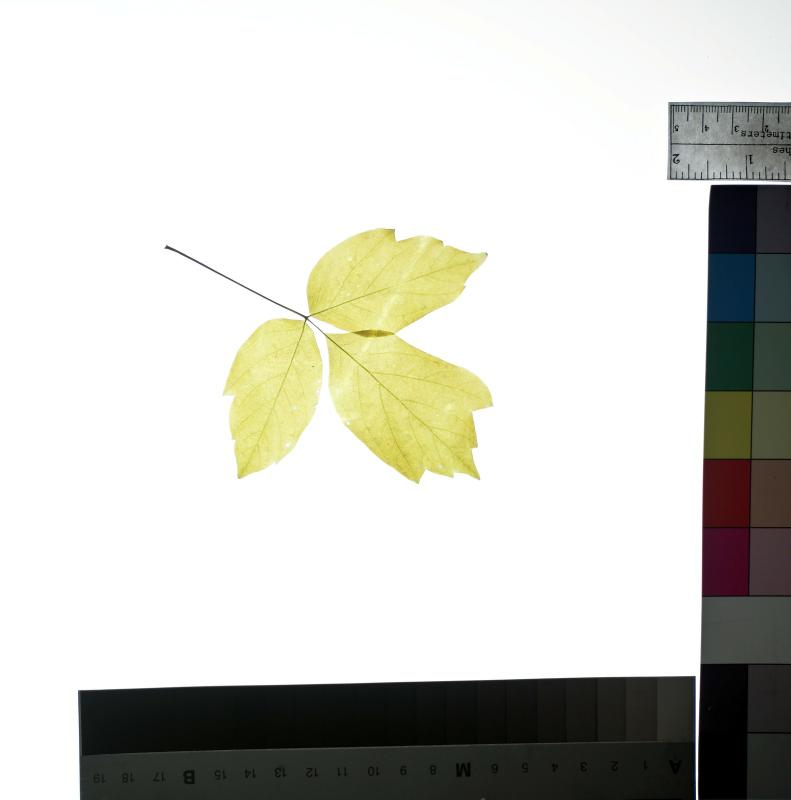
#> input picture SamplePlant.jpg, 791 x 800 px
$ jupyter execute --allow-errors 'Final Plant Classification Model.ipynb'   (older library calls are emulated)
#> lines starting #> are read from the running program, lines starting #| are printed output that depends on the picture; after the words box and inside, x2 and y2 are one past the last pixel; in counts of white or black regions, pixels touching at a corner belong together
[cell 1]
# Import Required Models

import cv2
import numpy as np
import mahotas as mt
import matplotlib.pyplot as plt

[cell 2]
# This is a sample lab image that's used for demonstration purposes

img = cv2.imread('SamplePlant.jpg', 0)
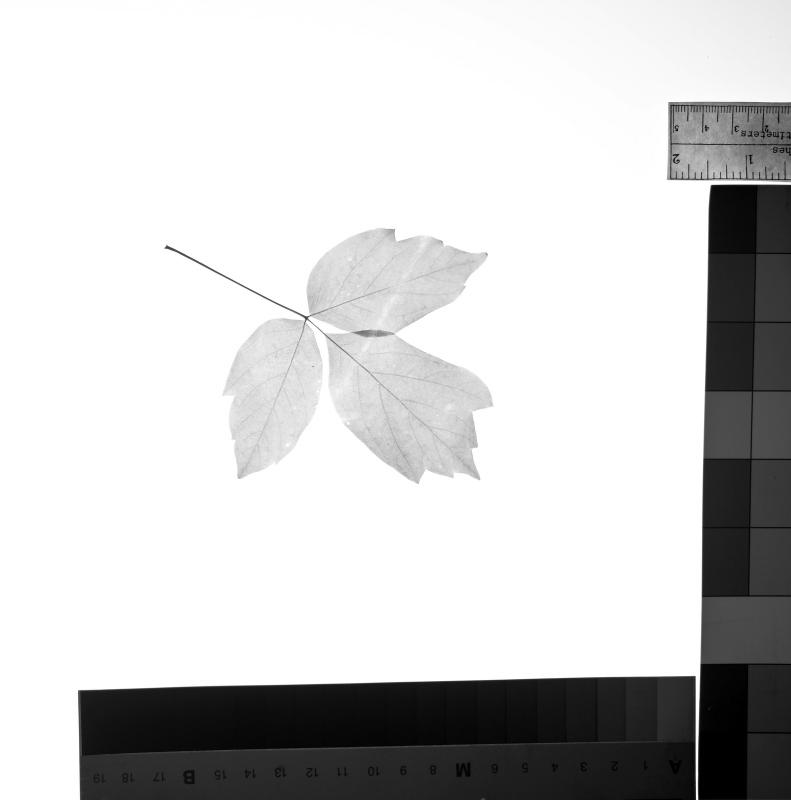
#> img: shape (800, 791); min 0, max 255, mean 205.3
plt.title("'Sample Lab Image'")
plt.imshow(img, cmap="gray")

# Image Preprocessing

[cell 3]
# Cropping and Resizing the Image in order to get rid of Paint bar

[cell 4]
def crop(image):

    # Getting resolution of image
    img_y_axis = image.shape[0]
#> img_y_axis = 800
    img_x_axis = image.shape[1]
#> img_x_axis = 791

    # We only need the leaf and no the Paint bar

    # Removing the paint bar from the Right
    img_x_axis = img_x_axis - 170
#> img_x_axis = 621

    # For y axis we have variable lengths. Mostly between the range of 600 - 900

    # Case where the num of pixels is in the dimension range between 700 and 770
    if 700 < img_y_axis < 770:
        img_y_axis = img_y_axis - 160

    # Case where the num of pixels is bigger then range
    elif img_y_axis >= 770:
        img_y_axis = img_y_axis - 185
#> img_y_axis = 615

    # Case where the num of pixels is small then range
    else:
        img_y_axis = img_y_axis - 145

    # Cropping the image to values computed above
    cropped_img = image[0:img_y_axis, 0:img_x_axis]
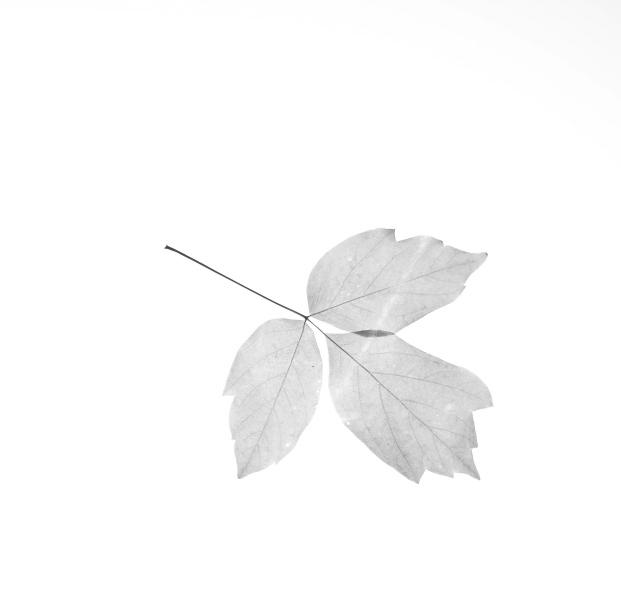
#> cropped_img: shape (615, 621); min 60, max 255, mean 250.3

    # Resizing image while maintaining aspect ratio using 'cv2.INTER_AREA'
    cropped_img = cv2.resize(cropped_img, (500, 500), interpolation=cv2.INTER_AREA)
#> cropped_img: shape (500, 500)

    return cropped_img

[cell 5]
# This is the cropped image

img = cv2.imread('SamplePlant.jpg', 0)
img = crop(img)
plt.title("'Cropped Image'")
plt.imshow(img, cmap="gray")

[cell 6]
# Following Filters were used

# Mean filter
def meanF(image):
    img = crop(image)
    im2 = cv2.blur(img, (5, 5))
    return im2


# Gaussian Filter
def gaussianF(image):
    img = crop(image)
    im2 = cv2.GaussianBlur(img, (5, 5), 0)
    return im2


# Median Filter
def medianF(image):
    img = crop(image)
    im2 = cv2.medianBlur(img, 5)
    return im2


# Bilateral Filter
def bilateralF(image):
    img = crop(image)
    im2 = cv2.bilateralFilter(img, 9, 5, 5)
    return im2

[cell 7]
# Applying Mean Filter

img = cv2.imread('SamplePlant.jpg', 0)
img = meanF(img)
plt.title("'Mean Filtered Image'")
plt.imshow(img, cmap="gray")

[cell 8]
# Applying Gaussian Filter

img = cv2.imread('SamplePlant.jpg', 0)
img = gaussianF(img)
plt.title("'Gaussian Filtered Image'")
plt.imshow(img, cmap="gray")

[cell 9]
# Applying Median Filter

img = cv2.imread('SamplePlant.jpg', 0)
img = medianF(img)
plt.title("'Median Filtered Image'")
plt.imshow(img, cmap="gray")

[cell 10]
# Applying Bilateral Filter

img = cv2.imread('SamplePlant.jpg', 0)
img = bilateralF(img)
plt.title("'Bilateral Filtered Image'")
plt.imshow(img, cmap="gray")

[cell 11]
# Stage 2 of Preprocessing - Image enhancement with Histogram Equalization

[cell 12]
# Equalization techniques

# Global Histogram Equalization Method
def histogram_equalization(image):
    filtered_image = bilateralF(image)
    equ = cv2.equalizeHist(filtered_image)
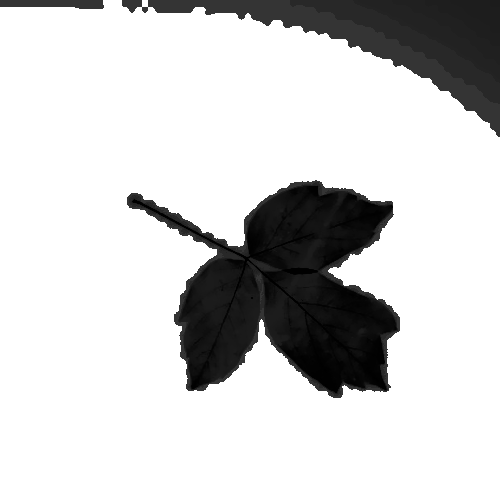
#> equ: shape (500, 500); min 0, max 255, mean 208.7
    return equ

# Adaptive Histogram Equalization
def clahe_equalization_Image(image):
    filtered_image = bilateralF(image)
    clahe = cv2.createCLAHE(clipLimit=2.0, tileGridSize=(20, 20))
    cl1 = clahe.apply(filtered_image)
    return cl1

[cell 13]
# Applying Global Histogram Equalization

img = cv2.imread('SamplePlant.jpg', 0)
img = histogram_equalization(img)
plt.title("'Global Histogram Equalization Applied'")
plt.imshow(img, cmap="gray")

[cell 14]
# Applying CLAHE

img = cv2.imread('SamplePlant.jpg', 0)
img = clahe_equalization_Image(img)
plt.title("'CLAHE Applied'")
plt.imshow(img, cmap="gray")

# Image Segmentation

[cell 15]
# Thresholding Techniques

def simple_thresholding(image):
    img = clahe_equalization_Image(image)
    mean = img.mean()
#> mean = 249
    ret3, thresh = cv2.threshold(img, (mean/2)+10, 255, cv2.THRESH_BINARY_INV)
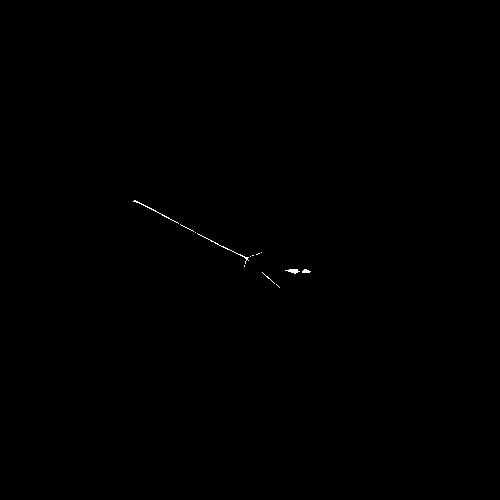
#> thresh: shape (500, 500); 0.1% white in thin lines or dots, all inside (x1, y1, x2, y2) = (133, 200, 311, 288)
#> ret3 = 134
    return thresh


def otsu_binary_thresholding(image):
    img = clahe_equalization_Image(image)
    mean = img.mean()
#> mean = 249
    ret3, thresh = cv2.threshold(img, 0, 255, cv2.THRESH_BINARY_INV + cv2.THRESH_OTSU)
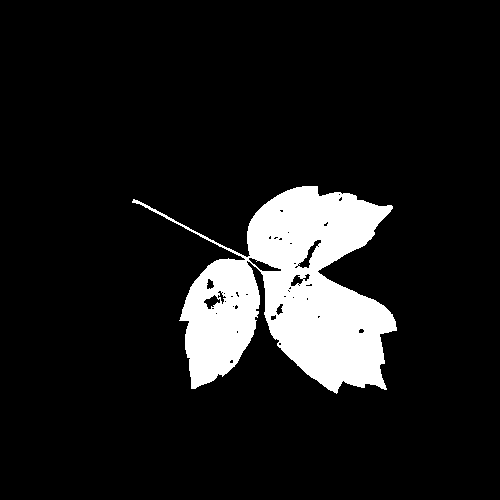
#> thresh: shape (500, 500); 10.7% white; 1 white region, box (x1, y1, x2, y2) and area: (132, 186, 397, 394) 26711
#> ret3 = 228
    return thresh


def closing(image):
    img = otsu_binary_thresholding(image)
    kernel = np.ones((40, 40), np.uint8)
    closing = cv2.morphologyEx(img, cv2.MORPH_CLOSE, kernel)
#> closing: shape (500, 500); 12.3% white; 1 white region, box (x1, y1, x2, y2) and area: (133, 187, 398, 395) 30709
    closing = cv2.morphologyEx(img, cv2.MORPH_DILATE, np.ones((7, 7), np.uint8))
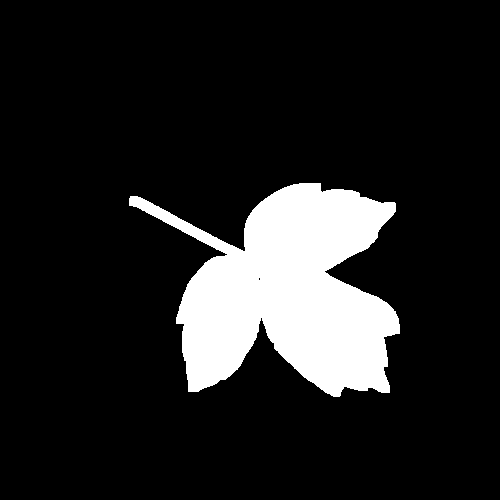
#> closing: shape (500, 500); 13% white; 1 white region, box (x1, y1, x2, y2) and area: (129, 183, 400, 397) 32549
    return closing

[cell 16]
# Applying Simple Thresholding

img = cv2.imread('SamplePlant.jpg', 0)
img = simple_thresholding(img)
plt.title("'Simple Thresholding'")
plt.imshow(img, cmap="gray")

[cell 17]
# Applying OTSU's Thresholding

img = cv2.imread('SamplePlant.jpg', 0)
img = otsu_binary_thresholding(img)
plt.title("'OTSU's Thresholding")
plt.imshow(img, cmap="gray")

[cell 18]
# Applying morphological Closing and dilation After Thresholding

img = cv2.imread('SamplePlant.jpg', 0)
img = closing(img)
plt.title("'Morphological Closing")
plt.imshow(img, cmap="gray")

[cell 19]
# Edge Detection Techniques

def sobel_edge_detection(image):    # Using Sobel method
    processed_image = closing(image)
    sobelx = cv2.Sobel(processed_image, cv2.CV_64F, 1, 0, ksize=5)
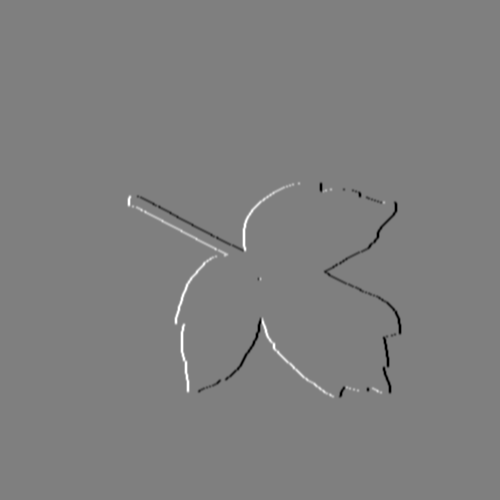
#> sobelx: shape (500, 500) float64; min -12240, max 12240, mean 0; drawn with min black and max white
    abs_sobelx = np.absolute(sobelx)
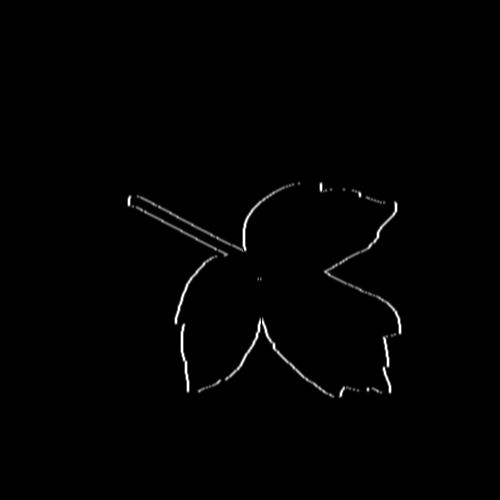
#> abs_sobelx: shape (500, 500) float64; min 0, max 12240, mean 92.2; drawn with min black and max white
    sobel_unit = np.uint8(abs_sobelx)
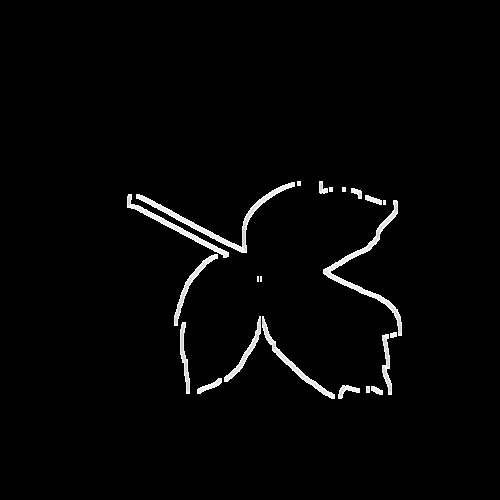
#> sobel_unit: shape (500, 500); min 0, max 255, mean 5.5
    sobely = cv2.Sobel(processed_image, cv2.CV_64F, 0, 1, ksize=5)
    abs_sobely = np.absolute(sobely)
    sobel_unit = np.uint8(abs_sobely)
    return abs_sobelx

def canny_edge_detection(image):    # Using Canny Edge Detection
    processed_image = closing(image)
    edges = cv2.Canny(processed_image, cv2.RETR_TREE, cv2.CHAIN_APPROX_SIMPLE)
    contours, hierarchy = cv2.findContours(processed_image, cv2.RETR_TREE, cv2.CHAIN_APPROX_SIMPLE)
    return contours[0]

def canny_edge_display(image):
    processed_image = closing(image)
    edges = cv2.Canny(processed_image, cv2.RETR_TREE, cv2.CHAIN_APPROX_SIMPLE)
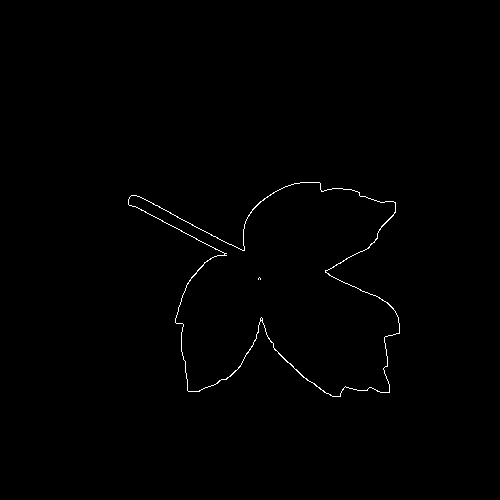
#> edges: shape (500, 500); 0.49% white in thin lines or dots, all inside (x1, y1, x2, y2) = (128, 182, 400, 397)
    return edges

[cell 20]
# Applying Sobel Edge Detection

img = cv2.imread('SamplePlant.jpg', 0)
img = sobel_edge_detection(img)
plt.title("'Sobel Edge Detection")
plt.imshow(img, cmap="gray")

[cell 21]
# Applying Canny Edge Detection

img = cv2.imread('SamplePlant.jpg', 0)
img = canny_edge_display(img)
plt.title("'Canny Edge Detection")
plt.imshow(img, cmap="gray")

# Feature Extraction

[cell 22]
# Computing Hu's 7 Moments

def hu_moments(image):
    img = closing(image)
    hu = cv2.HuMoments(cv2.moments(img)).flatten()
#> hu = [0.000791, 3.86e-09, 4.34e-11, 1.41e-12, 8.15e-24, 8.51e-17, -7.5e-24]
    return hu

[cell 23]
# Hu moment values

img = cv2.imread('SamplePlant.jpg', 0)
hu_moments(img)
#> Out has the same summary as hu in hu_moments

[cell 24]
# Computing Haralick Textures

def haralick_textures(image):    # Haralick Textures
    img = clahe_equalization_Image(image)
    textures = mt.features.haralick(img)
    ht_mean = textures.mean(axis=0)
    return ht_mean

[cell 25]
# Haralick Textures

img = cv2.imread('SamplePlant.jpg', 0)
#> (the rest of this cell did not finish here and is left out)

[cell 26]
# Extracting Shape features

def shape_features(image):
    shape_features = []
    cnt = canny_edge_detection(image) # Using the contours for this part
#> in canny_edge_detection, `contours, hierarchy = cv2.findContours(processed_image, cv2.RETR_TREE,..`: contours = 2 contours, 1 with area under 20; largest, box (x1, y1, x2, y2) and area: (129, 183, 400, 397) 32006
#> cnt = contour of 601 points, box (x1, y1, x2, y2) (129, 183, 400, 397), area 32006

    area = cv2.contourArea(cnt) # Calucating Area
#> area = 32006
    shape_features.append(area)

    perimeter = cv2.arcLength(cnt, True) # Calucating Perimeter
#> perimeter = 1266.9
    shape_features.append(perimeter)

    x, y, w, h = cv2.boundingRect(cnt) # Calucating Aspect Ratio
#> x = 129; y = 183; w = 271; h = 214
    aspect_ratio = float(w) / h
#> aspect_ratio = 1.27
    shape_features.append(aspect_ratio)

    rectangularity = w * h / area # Calucating Rectangularity
#> rectangularity = 1.81
    shape_features.append(rectangularity)

    circularity = (perimeter ** 2) / area # Calucating Circularity
#> circularity = 50.15
    shape_features.append(circularity)

    equi_diameter = np.sqrt(4 * area / np.pi) # Calucating Equi_diameter
#> equi_diameter = 201.9
    shape_features.append(equi_diameter)

    return shape_features

[cell 27]
# Shape Features

img = cv2.imread('SamplePlant.jpg', 0)
shape_features(img)
#> Out = [32006, 1266.9, 1.27, 1.81, 50.15, 201.9]

[cell 28]
# These 3 feature extraction methods are applied to all images in order to extract features.
# The dataset.py file computes this for us.
# These features are converted into a dataset and used in the next part

# Building the Classification Models

[cell 29]
# Required Models

import pandas as pd
import numpy as np
import matplotlib.pyplot as plt
from sklearn.model_selection import train_test_split
from sklearn.ensemble import RandomForestClassifier
from sklearn.neighbors import KNeighborsClassifier
from sklearn import svm
from sklearn.metrics import accuracy_score
from sklearn.preprocessing import LabelEncoder
from sklearn.metrics import classification_report
import seaborn as sns
from sklearn.metrics import confusion_matrix

#> (a cell that did not finish here is left out)

#> (a cell that did not finish here is left out)

#> (a cell that did not finish here is left out)

#> (a cell that did not finish here is left out)

#> (a cell that did not finish here is left out)

[cell 35]
# The differernt classifiers - SVM and RFC
# In order to use the SVM, let model = SVM (Note this takes atleast an hour to train)

SVM = svm.SVC(kernel='linear')
RFC = RandomForestClassifier(n_estimators=500)

model = RFC

#> (a cell that did not finish here is left out)

#> (a cell that did not finish here is left out)

#> (a cell that did not finish here is left out)

# Computing the Confusion Matrix

#> (a cell that did not finish here is left out)

# Using the Model on User Inputted Image

[cell 40]
# In oder to use this model on a given image

# load the leaf image
img = cv2.imread('SamplePlant.jpg', 0)

# Getting shape descrioptors of Image
shape_descriptors = shape_features(img)
#> shape_descriptors = [32006, 1266.9, 1.27, 1.81, 50.15, 201.9]

# Getting Hu Moments of Image
hu = hu_moments(img)

# Getting Haralick textures of Image
#> (the rest of this cell did not finish here and is left out)


# Appending the data
feature_vector = np.append(haralick, hu)
feature_vector = np.append(shape_descriptors, feature_vector)
feature_vector
